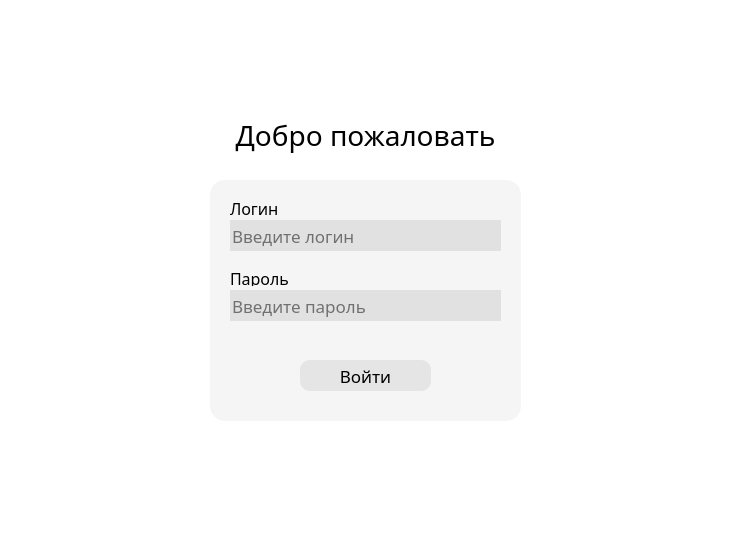
<?xml version="1.0" encoding="UTF-8"?>
<ui version="4.0">
 <class>MainWindow</class>
 <widget class="QMainWindow" name="MainWindow">
  <property name="geometry">
   <rect>
    <x>0</x>
    <y>0</y>
    <width>747</width>
    <height>552</height>
   </rect>
  </property>
  <property name="windowTitle">
   <string>MainWindow</string>
  </property>
  <property name="styleSheet">
   <string notr="true">background-color: #ffffff</string>
  </property>
  <property name="tabShape">
   <enum>QTabWidget::TabShape::Rounded</enum>
  </property>
  <widget class="QWidget" name="centralwidget">
   <widget class="QLabel" name="label">
    <property name="geometry">
     <rect>
      <x>210</x>
      <y>110</y>
      <width>311</width>
      <height>51</height>
     </rect>
    </property>
    <property name="font">
     <font>
      <family>Bahnschrift</family>
      <pointsize>21</pointsize>
      <stylestrategy>PreferAntialias</stylestrategy>
     </font>
    </property>
    <property name="styleSheet">
     <string notr="true">color:rgb(0, 0, 0)</string>
    </property>
    <property name="text">
     <string>Добро пожаловать</string>
    </property>
    <property name="alignment">
     <set>Qt::AlignmentFlag::AlignCenter</set>
    </property>
   </widget>
   <widget class="QFrame" name="frame_4">
    <property name="geometry">
     <rect>
      <x>210</x>
      <y>180</y>
      <width>311</width>
      <height>241</height>
     </rect>
    </property>
    <property name="styleSheet">
     <string notr="true">border-radius: 15;
background-color:  rgb(245, 245, 245)</string>
    </property>
    <property name="frameShape">
     <enum>QFrame::Shape::NoFrame</enum>
    </property>
    <widget class="QLineEdit" name="login_widget">
     <property name="geometry">
      <rect>
       <x>20</x>
       <y>40</y>
       <width>271</width>
       <height>31</height>
      </rect>
     </property>
     <property name="font">
      <font>
       <family>Bahnschrift</family>
       <pointsize>13</pointsize>
      </font>
     </property>
     <property name="styleSheet">
      <string notr="true">color: rgb(0, 0, 0);
border-radius: 25;
corner-radius: 25;
background-color:  rgb(225, 225, 225)</string>
     </property>
     <property name="placeholderText">
      <string>Введите логин</string>
     </property>
    </widget>
    <widget class="QLabel" name="label_2">
     <property name="geometry">
      <rect>
       <x>20</x>
       <y>20</y>
       <width>49</width>
       <height>16</height>
      </rect>
     </property>
     <property name="font">
      <font>
       <family>Bahnschrift</family>
       <pointsize>12</pointsize>
      </font>
     </property>
     <property name="styleSheet">
      <string notr="true">color:rgb(0,0,0)</string>
     </property>
     <property name="text">
      <string>Логин</string>
     </property>
    </widget>
    <widget class="QLabel" name="label_3">
     <property name="geometry">
      <rect>
       <x>20</x>
       <y>90</y>
       <width>61</width>
       <height>16</height>
      </rect>
     </property>
     <property name="font">
      <font>
       <family>Bahnschrift</family>
       <pointsize>12</pointsize>
      </font>
     </property>
     <property name="styleSheet">
      <string notr="true">color:rgb(0,0,0)</string>
     </property>
     <property name="text">
      <string>Пароль</string>
     </property>
    </widget>
    <widget class="QLineEdit" name="password_widget">
     <property name="geometry">
      <rect>
       <x>20</x>
       <y>110</y>
       <width>271</width>
       <height>31</height>
      </rect>
     </property>
     <property name="font">
      <font>
       <family>Bahnschrift</family>
       <pointsize>13</pointsize>
      </font>
     </property>
     <property name="styleSheet">
      <string notr="true">color: rgb(0, 0, 0);
border-radius: 25;
corner-radius: 25;
background-color:  rgb(225, 225, 225)</string>
     </property>
     <property name="text">
      <string/>
     </property>
     <property name="placeholderText">
      <string>Введите пароль</string>
     </property>
    </widget>
    <widget class="QPushButton" name="logIn_btn">
     <property name="geometry">
      <rect>
       <x>90</x>
       <y>180</y>
       <width>131</width>
       <height>31</height>
      </rect>
     </property>
     <property name="font">
      <font>
       <family>Bahnschrift</family>
       <pointsize>13</pointsize>
       <bold>false</bold>
      </font>
     </property>
     <property name="styleSheet">
      <string notr="true">border-radius: 10;
background-color:  rgb(229, 229, 229);
color:rgb(0, 0, 0)</string>
     </property>
     <property name="text">
      <string>Войти</string>
     </property>
    </widget>
   </widget>
  </widget>
  <widget class="QStatusBar" name="statusbar"/>
 </widget>
 <resources/>
 <connections/>
</ui>
